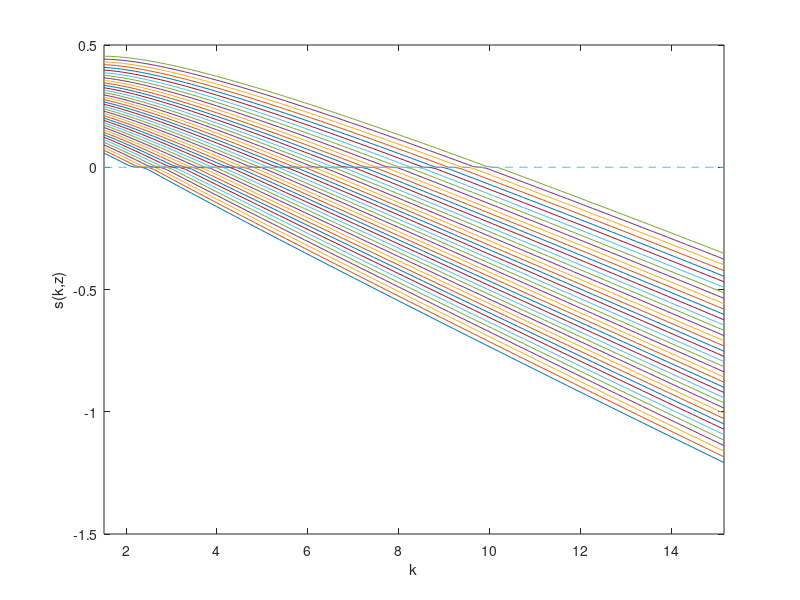

Source code (MATLAB):
%Optimized for speed by SeHyoun Ahn

clear all; close all; clc;
tic;
ga = 2; %CRRA utility with parameter gamma
rho = 0.05; %discount rate
alpha = 0.3; %CURVATURE OF PRODUCTION FUNCTION
d = 0.05; %DEPRECIATION RATE


%ORNSTEIN-UHLENBECK PROCESS dlog(z) = -the*log(z)dt + sig*dW
%STATIONARY DISTRIBUTION IS log(z) ~ N(0,Var) WHERE Var = sig2/(2*the)
Var = 0.07;
zmean = exp(Var/2); %MEAN OF LOG-NORMAL DISTRIBUTION N(0,Var)
Corr = 0.9;
the = -log(Corr);
sig2 = 2*the*Var;

k_st = (alpha*zmean/(rho+d))^(1/(1-alpha));

I=100;
kmin = 0.3*k_st;
kmax = 3*k_st;
k = linspace(kmin,kmax,I)';
dk = (kmax-kmin)/(I-1);

J=40;
zmin = zmean*0.8;
zmax = zmean*1.2;
z = linspace(zmin,zmax,J);
dz = (zmax-zmin)/(J-1);
dz2 = dz^2;

%plot(z,lognpdf(z,0,Var)) %PLOT STATIONARY 
%DISTRIBUTION AND CHECK THAT CHOICE OF GRID 
%DOESN'T CUT OFF TOO MUCH OF TAILS

kk = k*ones(1,J);
zz = ones(I,1)*z;

%behavior of z : dz = mu*dt + s*dW
mu = (-the*log(z) + sig2/2*z.^(-2)).*z;   %DRIFT (FROM ITO'S LEMMA)
s2 = sig2.*z.^2;   %VARIANCE (FROM ITO'S LEMMA)

maxit= 100;
crit = 10^(-6);
Delta = 1000;

Vaf = zeros(I,J);
Vab = zeros(I,J);
Vzf = zeros(I,J);
Vzb = zeros(I,J);
Vzz = zeros(I,J);
c = zeros(I,J);

%CONSTRUCT MATRIX Bswitch SUMMARIZING EVOLUTION OF z
yy = - s2/dz2 - mu/dz;
chi =  s2/(2*dz2);
zeta = mu/dz + s2/(2*dz2);

%This will be the upperdiagonal of the B_switch
updiag=zeros(I,1); %This is necessary because of the peculiar way spdiags is defined.
for j=1:J
    updiag=[updiag;repmat(zeta(j),I,1)];
end

%This will be the center diagonal of the B_switch
centdiag=repmat(chi(1)+yy(1),I,1);
for j=2:J-1
    centdiag=[centdiag;repmat(yy(j),I,1)];
end
centdiag=[centdiag;repmat(yy(J)+zeta(J),I,1)];

%This will be the lower diagonal of the B_switch
lowdiag=repmat(chi(2),I,1);
for j=3:J
    lowdiag=[lowdiag;repmat(chi(j),I,1)];
end

%Add up the upper, center, and lower diagonal into a sparse matrix
Bswitch=spdiags(centdiag,0,I*J,I*J)+spdiags(lowdiag,-I,I*J,I*J)+spdiags(updiag,I,I*J,I*J);


%INITIAL GUESS
v0 = (zz.*kk.^alpha).^(1-ga)/(1-ga)/rho;
v = v0;

maxit = 30;

for n=1:maxit
    V = v;
    % forward difference
    Vaf(1:I-1,:) = (V(2:I,:)-V(1:I-1,:))/dk;
    Vaf(I,:) = (z.*kmax.^alpha - d.*kmax).^(-ga); %will never be used, but impose state constraint a<=kmax just in case
    % backward difference
    Vab(2:I,:) = (V(2:I,:)-V(1:I-1,:))/dk;
    Vab(1,:) = (z.*kmin.^alpha - d.*kmin).^(-ga); %will never be used, but impose state constraint a<=kmax just in case
    
    I_concave = Vab > Vaf; %indicator whether value function is concave (problems arise if this is not the case)
    
    %consumption and savings with forward difference
    cf = Vaf.^(-1/ga);
    sf = zz.*kk.^alpha - d.*kk - cf;
    %consumption and savings with backward difference
    cb = Vab.^(-1/ga);
    sb = zz.*kk.^alpha - d.*kk - cb;
    %consumption and derivative of value function at steady state
    c0 = zz.*kk.^alpha - d.*kk;
    Va0 = c0.^(-ga);
    
    % dV_upwind makes a choice of forward or backward differences based on
    % the sign of the drift    
    If = sf > 0; %positive drift --> forward difference
    Ib = sb < 0; %negative drift --> backward difference
    I0 = (1-If-Ib); %at steady state
    %make sure backward difference is used at kmax
    %Ib(I,:) = 1; If(I,:) = 0;
    %STATE CONSTRAINT at kmin: USE BOUNdkRY CONDITION UNLESS sf > 0:
    %already taken care of automatically
    
    Va_Upwind = Vaf.*If + Vab.*Ib + Va0.*I0; 
    %important to include third term
    
    c = Va_Upwind.^(-1/ga);
    u = c.^(1-ga)/(1-ga);
    
    %CONSTRUCT MATRIX A
    X = - min(sb,0)/dk;
    Y = - max(sf,0)/dk + min(sb,0)/dk;
    Z = max(sf,0)/dk;
    
    updiag=0; %This is needed because of the peculiarity of spdiags.
    for j=1:J
        updiag=[updiag;Z(1:I-1,j);0];
    end
    
    centdiag=reshape(Y,I*J,1);
    
    lowdiag=X(2:I,1);
    for j=2:J
        lowdiag=[lowdiag;0;X(2:I,j)];
    end
    
    AA=spdiags(centdiag,0,I*J,I*J)+spdiags([updiag;0],1,I*J,I*J)+spdiags([lowdiag;0],-1,I*J,I*J);
    
    A = AA + Bswitch;
    B = (1/Delta + rho)*speye(I*J) - A;
    
    u_stacked = reshape(u,I*J,1);
    V_stacked = reshape(V,I*J,1);
    
    b = u_stacked + V_stacked/Delta; %implicit method

    V_stacked = B\b; %SOLVE SYSTEM OF EQUATIONS
    
    V = reshape(V_stacked,I,J);
    
    Vchange = V - v;
    v = V;

    dist(n) = max(max(abs(Vchange)));
    if dist(n)<crit
        disp('Value Function Converged, Iteration = ')
        disp(n)
        break
    end
end
toc;

ss = zz.*kk.^alpha - d.*kk - c;
set(gca,'FontSize',14)
plot(k,ss,k,zeros(1,I),'--')
xlabel('k')
ylabel('s(k,z)')
xlim([kmin kmax])